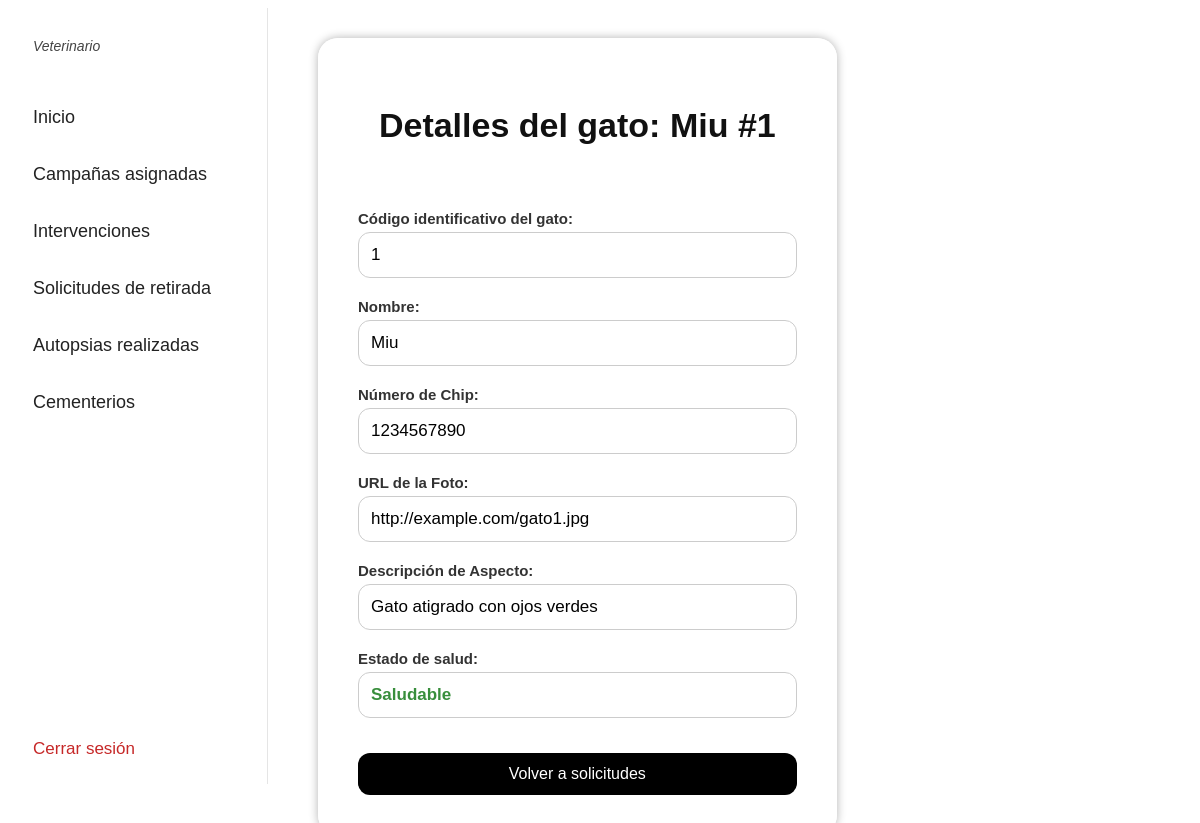
Page /BD2imo/panel_veterinario/opciones_gest_solicitudes/ver_gato.php?id=1 (signed in) on the committed database.
### tables this page shows
CREATE TABLE gato (
    id_gato INT AUTO_INCREMENT NOT NULL PRIMARY KEY,
    nombre Varchar(100) NOT NULL,
    num_chip Varchar(20) NULL,
    url_foto Varchar(255) NULL,
    descripcion_aspecto Varchar(255) NULL,
    id_estado INT NOT NULL,
    CONSTRAINT fk_gato_estado FOREIGN KEY (id_estado) REFERENCES estado_gato(id_estado)
);

CREATE TABLE estado_gato (
    id_estado INT AUTO_INCREMENT NOT NULL PRIMARY KEY,
    estado VARCHAR(20) NOT NULL
);

### BD2imo/panel_veterinario/opciones_gest_solicitudes/ver_gato.php (the view, shortened to what this page needs)
<?php
$datos_gato = [
    'id_gato' => '',
    'nombre' => '',
    'num_chip' => '',
    'url_foto' => '',
    'descripcion_aspecto' => '',
    'estado' => ''
];
$gato_encontrado = false;
if (isset($_GET["id"])) {
    $id_gato_actual = $_GET["id"];
    $conexion = mysqli_connect("localhost", "root", "");
    $consulta_select = "SELECT g.id_gato, g.nombre, g.num_chip, g.url_foto, g.descripcion_aspecto, eg.estado
                        FROM gato AS g
                        JOIN estado_gato AS eg ON eg.id_estado = g.id_estado AND g.id_gato = '$id_gato_actual'";
    $resultado = mysqli_query($conexion, $consulta_select);
    if ($registro = mysqli_fetch_assoc($resultado)) {
        $datos_gato = $registro;
        $gato_encontrado = true;
    } else {
        $mensaje_error = "Error: Gato con ID '$id_gato_actual' no encontrado.";
    }
} else {
    $mensaje_error = "Error: No se ha especificado el ID del gato.";
}
$id = htmlspecialchars($datos_gato['id_gato']);
$nombre = htmlspecialchars($datos_gato['nombre']);
$chip = htmlspecialchars($datos_gato['num_chip'] ?? '');
$foto = htmlspecialchars($datos_gato['url_foto'] ?? '');
$descripcion = htmlspecialchars($datos_gato['descripcion_aspecto'] ?? '');
$estado = htmlspecialchars($datos_gato['estado']);
?>
<!DOCTYPE html>
<html>
<head>
    <link rel="stylesheet" href="../../estilo/estilo_panel.css">
    <link rel="stylesheet" href="../../estilo/estilo_contenido.css">
</head>
<body>
<div style="display: flex; flex-direction: row;">
    <?php include("../../../BD2npb/panel_veterinario/panel_opciones_veterinario.php"); ?>
    <div class="zona-contenido">
        <div class="contenedor-difuminado">
            <h2 class="titulo-dashboard">Detalles del gato: <?php echo $nombre; ?> #<?php echo $id; ?></h2>
            <?php if ($gato_encontrado) : ?>
                <div class="formulario-colonia">
                    <label for="id_gato">Código identificativo del gato:</label>
                    <input type="text" id="id_gato" name="id_gato" value="<?php echo $id; ?>"
                           maxlength="10" required readonly>
                    <label for="nombre">Nombre:</label>
                    <input type="text" id="nombre" name="nombre" value="<?php echo $nombre; ?>"
                           maxlength="100" required readonly>
                    <label for="num_chip">Número de Chip:</label>
                    <input type="text" id="num_chip" name="num_chip" value="<?php echo $chip; ?>"
                           maxlength="20" readonly>
                    <label for="url_foto">URL de la Foto:</label>
                    <input type="text" id="url_foto" name="url_foto" value="<?php echo $foto; ?>"
                           maxlength="255" readonly>
                    <label for="descripcion_aspecto">Descripción de Aspecto:</label>
                    <input type="text" id="descripcion_aspecto" name="descripcion_aspecto" value="<?php echo $descripcion; ?>"
                           maxlength="255" readonly>
                    <label for="estado">Estado de salud:</label>
                    <input type="text" id="estado" name="estado" value="<?php echo $estado; ?>"
                           maxlength="50" readonly
                           style="font-weight: bold; <?php echo ($estado == 'Difunto' || $estado == 'Enfermo' || $estado == 'Herido') ? 'color: #D32F2F;' : 'color: #388E3C;'; ?>">
                    <button type="button"
                            class="boton-gestion boton-confirmar"
                            onclick="location.href='../gestionar_solicitudes_retirada.php'">
                        Volver a solicitudes
                    </button>
                </div>
            <?php endif; ?>
        </div>
    </div>
</div>
</body>
</html>

### BD2imo/estilo/estilo_panel.css (style rules this page uses)
.zona-contenido { margin-left: 0px; padding: 0px; font-family: Arial; }

### BD2imo/estilo/estilo_contenido.css (style rules this page uses)
.zona-contenido { margin-left: 50px; min-height: 97vh; background-size: cover; background-position: center; box-sizing: border-box; }
.contenedor-difuminado { background: rgba(255, 255, 255, 0.85); backdrop-filter: blur(6px); -webkit-backdrop-filter: blur(6px); padding: 40px; border-radius: 20px; box-shadow: 0 0 10px rgba(0,0,0,0.3); width: 92%; margin: auto; margin-top: 30px; }
.titulo-dashboard { text-align: center; font-size: 34px; font-weight: bold; margin-bottom: 40px; color: #111; }
.boton-gestion { width: 100%; padding: 12px; background: #000; color: white; border: none; border-radius: 12px; cursor: pointer; font-size: 16px; }
.formulario-colonia { max-width: 500px; margin: 0 auto; padding-top: 10px; display: flex; flex-direction: column; }
.formulario-colonia label { display: block; font-weight: bold; margin-top: 15px; margin-bottom: 5px; font-size: 15px; color: #333; }
.formulario-colonia input[type="text"] { width: 100%; padding: 12px; margin-bottom: 5px; border-radius: 12px; border: 1px solid #ccc; font-size: 17px; box-sizing: border-box; }
.boton-confirmar { width: 100%; margin-top: 30px; }

### rows in the picture
gato: nombre "Miu", id_gato "1", num_chip "1234567890", url_foto "http://example.com/gato1.jpg", descripcion_aspecto "Gato atigrado con ojos verdes", estado "Saludable"
